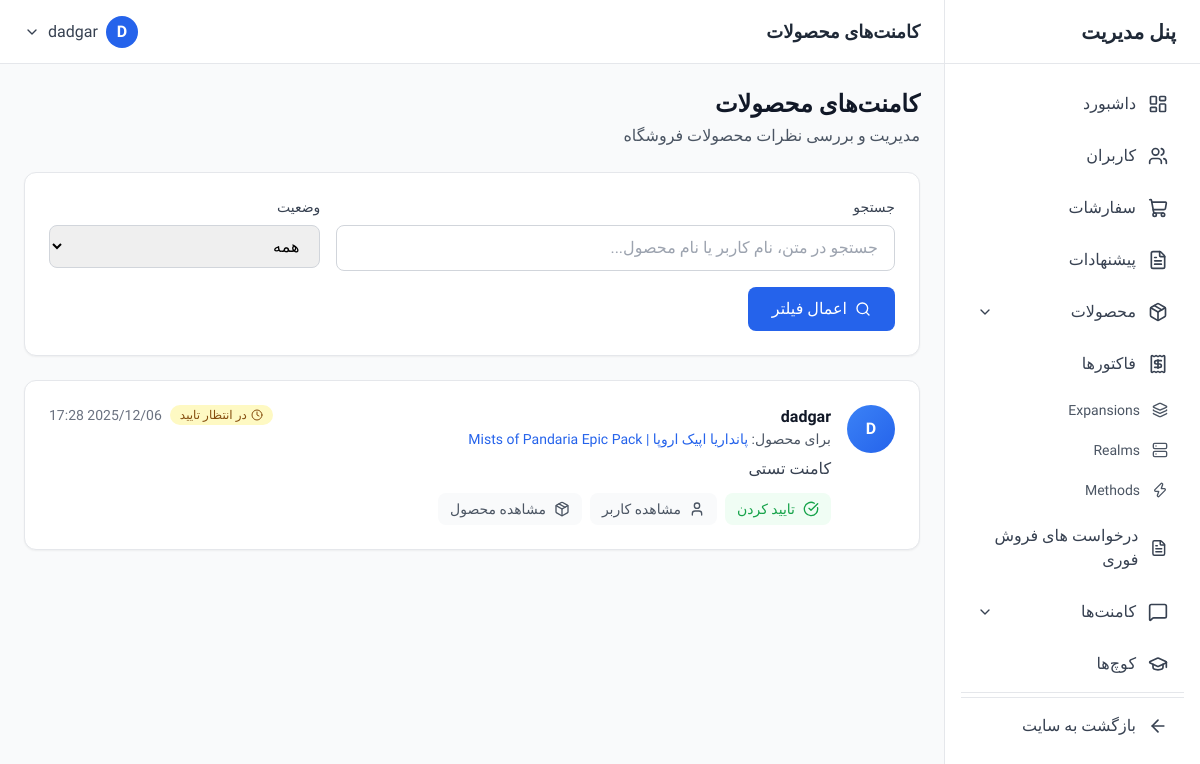
Screenshot of /dashboard/comments/shop/ (signed in) with the database file from the repository.
### account/models.py (models this page shows, shortened)
class User(AbstractUser):
    email = models.EmailField('Email Address', unique=True)
    phone = models.CharField('Phone Number', max_length=15)
    discord_id = models.CharField('Discord ID', max_length=255)
    last_activation_email_sent = models.DateTimeField(null=True, blank=True)

### shop/models.py (models this page shows, shortened)
class ShopComment(models.Model):
    user = models.ForeignKey(User, on_delete=models.CASCADE, related_name='shop_comment')
    product = models.ForeignKey(
        Product,
        on_delete=models.CASCADE,
        related_name='comments',
        null=True, blank=True
    )
    created_at = models.DateTimeField(auto_now_add=True)
    text = models.TextField()
    enable = models.BooleanField(default=False)

class Base(models.Model):
    uuid = models.UUIDField(unique=True, default=uuid.uuid4)
    create_date = models.DateTimeField(auto_now_add=True)
    modified_date = models.DateTimeField(auto_now=True)
    deleted_date = models.DateTimeField(default=None, null=True, blank=True)
    deleted = models.BooleanField(default=False)
    user = models.ForeignKey(User, on_delete=models.PROTECT)
    class Meta:
        abstract = True

class Product(Base):
    name = models.CharField(max_length=255)
    slug = models.SlugField()
    price = models.IntegerField(default=0)
    discount = models.FloatField(default=0)
    enabled = models.BooleanField(default=True)
    description = models.TextField()
    image = models.ImageField(upload_to='covers/', null=True, blank=True)
    category = models.ForeignKey(
        'Category',
        on_delete=models.PROTECT,
        related_name='products'
    )
    count = models.IntegerField(default=0)

### dashboard/views.py (the view)
# urls.py: path('comments/shop/', views.shop_comment_list, name='shop_comment_list'),
@login_required
@user_passes_test(is_admin)
def shop_comment_list(request):
    comments = ShopComment.objects.select_related('user', 'product').order_by('-created_at')
    search = request.GET.get('search', '')
    if search:
        comments = comments.filter(
            Q(text__icontains=search) |
            Q(user__username__icontains=search) |
            Q(product__name__icontains=search)
        )
    status_filter = request.GET.get('status', '')
    if status_filter == 'enabled':
        comments = comments.filter(enable=True)
    elif status_filter == 'disabled':
        comments = comments.filter(enable=False)
    context = {
        'comments': comments,
        'search': search,
        'status_filter': status_filter,
    }
    return render(request, 'dashboard/comments/shop_list.html', context)

### dashboard/views.py (called while the page is built)
def is_admin(user):
    return user.is_staff or user.is_superuser

### dashboard/templates/dashboard/comments/shop_list.html (shortened to what this page needs)
{% extends 'dashboard/base.html' %}
{% block page_title %}کامنت‌های محصولات{% endblock %}
{% block content %}
<div class="space-y-6">
    <div class="flex flex-col sm:flex-row items-start sm:items-center justify-between gap-4">
        <div>
            <h2 class="text-2xl font-bold text-gray-900">کامنت‌های محصولات</h2>
            <p class="text-gray-600 mt-1">مدیریت و بررسی نظرات محصولات فروشگاه</p>
        </div>
    </div>
    <div class="bg-white rounded-xl shadow-sm border border-gray-200 p-6">
        <form method="GET" class="grid grid-cols-1 md:grid-cols-3 gap-4">
            <div class="md:col-span-2">
                <label class="block text-sm font-medium text-gray-700 mb-2">جستجو</label>
                <input
                    type="text"
                    name="search"
                    value="{{ search }}"
                    placeholder="جستجو در متن، نام کاربر یا نام محصول..."
                    class="w-full px-4 py-2.5 border border-gray-300 rounded-lg focus:ring-2 focus:ring-blue-500 focus:border-blue-500"
                >
            </div>
            <div>
                <label class="block text-sm font-medium text-gray-700 mb-2">وضعیت</label>
                <select
                    name="status"
                    class="w-full px-4 py-2.5 border border-gray-300 rounded-lg focus:ring-2 focus:ring-blue-500 focus:border-blue-500"
                >
                    <option value="">همه</option>
                </select>
            </div>
            <div class="md:col-span-3 flex gap-2">
                <button type="submit" class="inline-flex items-center gap-2 px-6 py-2.5 bg-blue-600 text-white rounded-lg hover:bg-blue-700 transition-colors">
                    <i data-lucide="search" class="w-4 h-4"></i>
                    <span>اعمال فیلتر</span>
                </button>
            </div>
        </form>
    </div>
    <div class="bg-white rounded-xl shadow-sm border border-gray-200 overflow-hidden">
        {% if comments %}
        <div class="divide-y divide-gray-200">
            {% for comment in comments %}
            <div class="p-6 hover:bg-gray-50 transition-colors">
                <div class="flex items-start gap-4">
                    <div class="flex-shrink-0 w-12 h-12 bg-gradient-to-br from-blue-500 to-blue-600 rounded-full flex items-center justify-center text-white font-semibold">
                        {{ comment.user.username|slice:":1"|upper }}
                    </div>
                    <div class="flex-1 min-w-0">
                        <div class="flex items-start justify-between mb-2">
                            <div>
                                <h4 class="font-semibold text-gray-900">{{ comment.user.username }}</h4>
                                <p class="text-sm text-gray-600">
                                    برای محصول:
                                    <a href="{% url 'dashboard:product_detail' comment.product.pk %}" class="text-blue-600 hover:text-blue-700 font-medium">
                                        {{ comment.product.name }}
                                    </a>
                                </p>
                            </div>
                            <div class="flex items-center gap-2">
                                {% if comment.enable %}
                                <span class="inline-flex items-center px-2.5 py-0.5 rounded-full text-xs font-medium bg-green-100 text-green-800">
                                    <i data-lucide="check-circle" class="w-3 h-3 ml-1"></i>
                                    تایید شده
                                </span>
                                {% else %}
                                <span class="inline-flex items-center px-2.5 py-0.5 rounded-full text-xs font-medium bg-yellow-100 text-yellow-800">
                                    <i data-lucide="clock" class="w-3 h-3 ml-1"></i>
                                    در انتظار تایید
                                </span>
                                {% endif %}
                                <span class="text-sm text-gray-500">{{ comment.created_at|date:"Y/m/d H:i" }}</span>
                            </div>
                        </div>
                        <p class="text-gray-700 mb-3">{{ comment.text }}</p>
                        <div class="flex items-center gap-2">
                            <form method="POST" action="{% url 'dashboard:shop_comment_toggle' comment.pk %}">
                                <button type="submit" class="inline-flex items-center gap-2 px-3 py-1.5 text-sm rounded-lg transition-colors
                                    {% if comment.enable %}bg-red-50 text-red-600 hover:bg-red-100
                                    {% else %}bg-green-50 text-green-600 hover:bg-green-100{% endif %}">
                                    {% if comment.enable %}
                                    <i data-lucide="x-circle" class="w-4 h-4"></i>
                                    <span>رد کردن</span>
                                    {% else %}
                                    <i data-lucide="check-circle" class="w-4 h-4"></i>
                                    <span>تایید کردن</span>
                                    {% endif %}
                                </button>
                            </form>
                            <a href="{% url 'dashboard:user_detail' comment.user.pk %}" class="inline-flex items-center gap-2 px-3 py-1.5 text-sm bg-gray-50 text-gray-600 rounded-lg hover:bg-gray-100 transition-colors">
                                <i data-lucide="user" class="w-4 h-4"></i>
                                <span>مشاهده کاربر</span>
                            </a>
                            <a href="{% url 'dashboard:product_detail' comment.product.pk %}" class="inline-flex items-center gap-2 px-3 py-1.5 text-sm bg-gray-50 text-gray-600 rounded-lg hover:bg-gray-100 transition-colors">
                                <i data-lucide="package" class="w-4 h-4"></i>
                                <span>مشاهده محصول</span>
                            </a>
                        </div>
                    </div>
                </div>
            </div>
            {% endfor %}
        </div>
        {% endif %}
    </div>
</div>
{% endblock %}

### dashboard/templates/dashboard/base.html (shortened to what this page needs)
<!DOCTYPE html>
<html lang="fa" dir="rtl">
<head>
    <script src="https://cdn.tailwindcss.com"></script>
</head>
<body class="bg-gray-50" x-data="{ sidebarOpen: true, mobileMenuOpen: false }">
    <aside
        :class="sidebarOpen ? 'translate-x-0' : 'translate-x-full'"
        class="fixed right-0 top-0 z-40 h-screen w-64 bg-white border-l border-gray-200 transition-transform duration-300 ease-in-out lg:translate-x-0"
    >
        <div class="flex items-center justify-between h-16 px-6 border-b border-gray-200">
            <h1 class="text-xl font-bold text-gray-800">پنل مدیریت</h1>
        </div>
<nav class="p-4 space-y-1 overflow-y-auto h-[calc(100vh-64px)]">
    <a href="{% url 'dashboard:home' %}" class="flex items-center gap-3 px-4 py-3 text-gray-700 rounded-lg hover:bg-blue-50 hover:text-blue-600 transition-colors">
        <i data-lucide="layout-dashboard" class="w-5 h-5"></i>
        <span>داشبورد</span>
    </a>
    <a href="{% url 'dashboard:user_list' %}" class="flex items-center gap-3 px-4 py-3 text-gray-700 rounded-lg hover:bg-blue-50 hover:text-blue-600 transition-colors">
        <i data-lucide="users" class="w-5 h-5"></i>
        <span>کاربران</span>
    </a>
    <a href="{% url 'dashboard:order_list' %}" class="flex items-center gap-3 px-4 py-3 text-gray-700 rounded-lg hover:bg-blue-50 hover:text-blue-600 transition-colors">
        <i data-lucide="shopping-cart" class="w-5 h-5"></i>
        <span>سفارشات</span>
    </a>
    <a href="{% url 'dashboard:offer_list' %}" class="flex items-center gap-3 px-4 py-3 text-gray-700 rounded-lg hover:bg-blue-50 hover:text-blue-600 transition-colors">
        <i data-lucide="file-text" class="w-5 h-5"></i>
        <span>پیشنهادات</span>
    </a>
    <div x-data="{ open: false }">
        <button @click="open = !open" class="w-full flex items-center justify-between gap-3 px-4 py-3 text-gray-700 rounded-lg hover:bg-blue-50 hover:text-blue-600 transition-colors">
            <div class="flex items-center gap-3">
                <i data-lucide="package" class="w-5 h-5"></i>
                <span>محصولات</span>
            </div>
            <i data-lucide="chevron-down" class="w-4 h-4" :class="{ 'rotate-180': open }"></i>
        </button>
    </div>
    <a href="{% url 'dashboard:invoice_list' %}" class="flex items-center gap-3 px-4 py-3 text-gray-700 rounded-lg hover:bg-blue-50 hover:text-blue-600 transition-colors">
        <i data-lucide="receipt" class="w-5 h-5"></i>
        <span>فاکتورها</span>
    </a>
    <a href="{% url 'dashboard:expansion_list' %}" class="flex items-center gap-3 px-4 py-2 text-sm text-gray-600 rounded-lg hover:bg-blue-50 hover:text-blue-600 transition-colors">
        <i data-lucide="layers" class="w-4 h-4"></i>
        <span>Expansions</span>
    </a>
    <a href="{% url 'dashboard:realm_list' %}" class="flex items-center gap-3 px-4 py-2 text-sm text-gray-600 rounded-lg hover:bg-blue-50 hover:text-blue-600 transition-colors">
        <i data-lucide="server" class="w-4 h-4"></i>
        <span>Realms</span>
    </a>
    <a href="{% url 'dashboard:method_list' %}" class="flex items-center gap-3 px-4 py-2 text-sm text-gray-600 rounded-lg hover:bg-blue-50 hover:text-blue-600 transition-colors">
        <i data-lucide="zap" class="w-4 h-4"></i>
        <span>Methods</span>
    </a>
    <a href="{% url 'dashboard:fastsell_list' %}" class="flex items-center gap-3 px-4 py-3 text-gray-700 rounded-lg hover:bg-blue-50 hover:text-blue-600 transition-colors">
        <i data-lucide="file-text" class="w-5 h-5"></i>
        <span>درخواست های فروش فوری</span>
    </a>
    <div x-data="{ open: false }">
        <button @click="open = !open" class="w-full flex items-center justify-between gap-3 px-4 py-3 text-gray-700 rounded-lg hover:bg-blue-50 hover:text-blue-600 transition-colors">
            <div class="flex items-center gap-3">
                <i data-lucide="message-square" class="w-5 h-5"></i>
                <span>کامنت‌ها</span>
            </div>
            <i data-lucide="chevron-down" class="w-4 h-4" :class="{ 'rotate-180': open }"></i>
        </button>
    </div>
    <a href="{% url 'dashboard:coach_list' %}" class="flex items-center gap-3 px-4 py-3 text-gray-700 rounded-lg hover:bg-blue-50 hover:text-blue-600 transition-colors">
        <i data-lucide="graduation-cap" class="w-5 h-5"></i>
        <span>کوچ‌ها</span>
    </a>
    <hr class="my-4 border-gray-200">
    <hr class="my-4 border-gray-200">
    <a href="/" class="flex items-center gap-3 px-4 py-3 text-gray-700 rounded-lg hover:bg-gray-100 transition-colors">
        <i data-lucide="arrow-left" class="w-5 h-5"></i>
        <span>بازگشت به سایت</span>
    </a>
</nav>
    </aside>
    <div class="lg:mr-64">
        <header class="bg-white border-b border-gray-200 h-16 flex items-center justify-between px-6 sticky top-0 z-30">
            <div class="flex items-center gap-4">
                <h2 class="text-lg font-semibold text-gray-800">{% block page_title %}داشبورد{% endblock %}</h2>
            </div>
            <div class="flex items-center gap-4" x-data="{ open: false }">
                <div class="relative">
                    <button @click="open = !open" class="flex items-center gap-2 text-gray-700 hover:text-gray-900">
                        <div class="w-8 h-8 rounded-full bg-blue-600 flex items-center justify-center text-white font-semibold">
                            {{ request.user.username|slice:":1"|upper }}
                        </div>
                        <span class="hidden md:block">{{ request.user.username }}</span>
                        <i data-lucide="chevron-down" class="w-4 h-4"></i>
                    </button>
                </div>
            </div>
        </header>
        <main class="p-6">
            {% block content %}{% endblock %}
        </main>
    </div>
</body>
</html>

### dashboard/templates/dashboard/base.html (style rules this page uses)
body { font-family: 'Vazirmatn', sans-serif; }

### rows the page displays
User: user.username "D", user.username "dadgar"
ShopComment: user.username "D", user.username "dadgar", product.name "پانداریا اپیک اروپا | Mists of Pandaria Epic Pack", enable False (drawn), created_at "2025/12/06 17:28", text "کامنت تستی"
